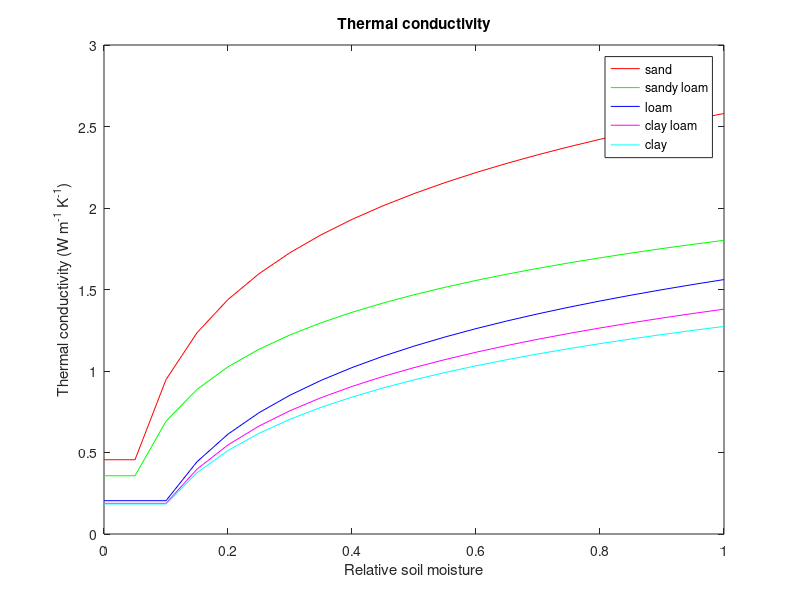
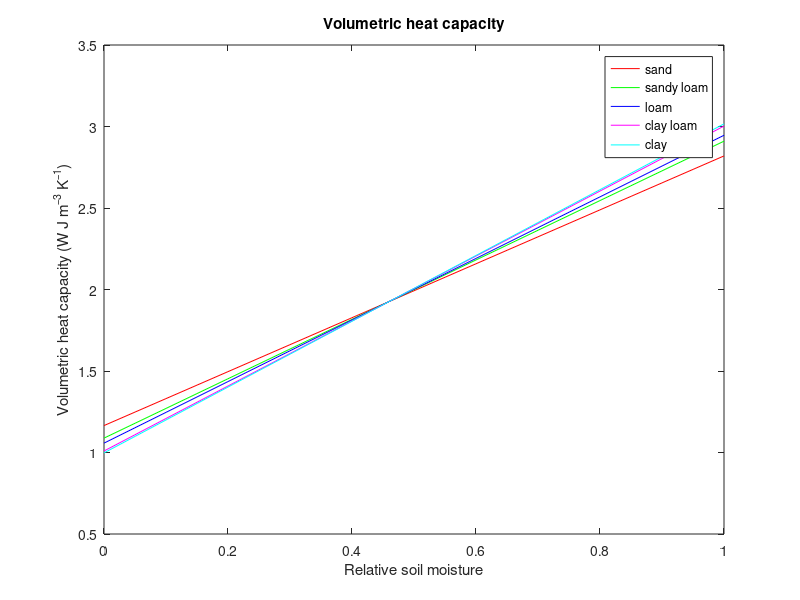

Here is the MATLAB script that generated these plots, in order:
% Supplemental program 5.1

% ----------------------------------------
% Calculate and graph thermal conductivity
% ----------------------------------------

cwat = 4188;               % Specific heat of water (J/kg/K)
cice = 2117.27;            % Specific heat ice (J/kg/K)

rho_wat = 1000;            % Density of water (kg/m3)
rho_ice = 917;             % Density of ice (kg/m3)

cvwat = cwat * rho_wat;    % Heat capacity of water (J/m3/K)
cvice = cice * rho_ice;    % Heat capacity of ice (J/m3/K)
cvsol = 1.926e06;          % Heat capacity of soil solids (J/m3/K)

tkwat = 0.57;              % Thermal conductivity of water (W/m/K)
tkice = 2.29;              % Thermal conductivity of ice (W/m/K)
tk_quartz = 7.7;           % Thermal conductivity of quartz (W/m/K)

% Soil texture classes (Cosby et al. 1984. Water Resources Research 20:682-690)
%  1: sand
%  2: loamy sand
%  3: sandy loam
%  4: silty loam
%  5: loam
%  6: sandy clay loam
%  7  silty clay loam
%  8: clay loam
%  9: sandy clay
% 10: silty clay
% 11: clay

silt = [ 5, 12, 32, 70, 39, 15, 56, 34,  6, 47, 20];       % Percent silt
sand = [92, 82, 58, 17, 43, 58, 10, 32, 52,  6, 22];       % Percent sand
clay = [ 3,  6, 10, 13, 18, 27, 34, 34, 42, 47, 58];       % Percent clay

% Volumetric soil water content at saturation (porosity)
% (Clapp and Hornberger. 1978. Water Resources Research 14:601-604)

watsat = [0.395, 0.410, 0.435, 0.485, 0.451, 0.420, 0.477, 0.476, 0.426, 0.492, 0.482];

% Define 5 soil types to process

soiltyp = [1, 3, 5, 8, 11];

% Set relative soil water content (s) from 0 to 1

inc = 0.05;                             % increment
n = (1 - 0) / inc + 1;                  % number of values
s = linspace(0,1,n);                    % n evenly spaced values between 0 and 1 (inclusive)

% Loop through each soil type

for i = 1:length(soiltyp)
   % Soil texture to process
   k = soiltyp(i);

   % Thermal conductivity and heat capacity for each soil moisture
   for j = 1:length(s)

      % Volumetric water content
      h2osoi = s(j) * watsat(k);

      % Dry thermal conductivity (W/m/K) from bulk density (kg/m3)
      bd = 2700 * (1 - watsat(k));
      tkdry = (0.135 * bd + 64.7) / (2700 - 0.947 * bd);

      % Soil solids thermal conducitivty (W/m/K) from quartz fraction
      % tko = thermal conductivity of other minerals (W/m/K)

      quartz = sand(k) / 100;
      if (quartz > 0.2)
         tko = 2.0;
      else
         tko = 3.0;
      end
      tksol = (tk_quartz^quartz) * (tko^(1-quartz));

      % Unfrozen and frozen saturated thermal conductivity (W/m/K)

      tksat_u = (tksol^(1-watsat(k))) * (tkwat^watsat(k));
      tksat_f = (tksol^(1-watsat(k))) * (tkice^watsat(k));

      % Unfrozen and frozen Kersten number

      if (sand(k) < 50)
         ke_u = log10(max(s(j),0.1)) + 1;
      else
         ke_u = 0.7 * log10(max(s(j),0.05)) + 1;
      end
      ke_f = s(j);

      % Unfrozen and frozen thermal conductivity (W/m/K)

      tku = (tksat_u - tkdry) * ke_u + tkdry;
      tkf = (tksat_f - tkdry) * ke_f + tkdry;

      % Unfrozen and frozen heat capacity (J/m3/K)

      cvu = (1 - watsat(k)) * cvsol + cvwat * h2osoi;
      cvf = (1 - watsat(k)) * cvsol + cvice * h2osoi;

      % Save values for each texture type

      if (i == 1)
         tk1(j) = tku;
         cv1(j) = cvu * 1e-06;
      elseif (i == 2)
         tk2(j) = tku;
         cv2(j) = cvu * 1e-06;
      elseif (i == 3)
         tk3(j) = tku;
         cv3(j) = cvu * 1e-06;
      elseif (i == 4)
         tk4(j) = tku;
         cv4(j) = cvu * 1e-06;
      elseif (i == 5)
         tk5(j) = tku;
         cv5(j) = cvu * 1e-06;
      end

   end      % end soil water loop j
end         % end soil type loop i

% Make graph

plot(s,tk1,'r-',s,tk2,'g-',s,tk3,'b-',s,tk4,'m-',s,tk5,'c-')
title('Thermal conductivity')
xlabel('Relative soil moisture')
ylabel('Thermal conductivity (W m^{-1} K^{-1})')
legend('sand','sandy loam','loam','clay loam','clay','Location','best')


figure
plot(s,cv1,'r-',s,cv2,'g-',s,cv3,'b-',s,cv4,'m-',s,cv5,'c-')
title('Volumetric heat capacity')
xlabel('Relative soil moisture')
ylabel('Volumetric heat capacity (W J m^{–3} K^{–1})')
legend('sand','sandy loam','loam','clay loam','clay','Location','best')

% Write formated output to text file: n rows x 6 columns
% column 1 = relative soil water (s)
% column 2 = thermal conductivity for soil 1 (W/m/K)
% column 3 = thermal conductivity for soil 2 (W/m/K)
% column 4 = thermal conductivity for soil 3 (W/m/K)
% column 5 = thermal conductivity for soil 4 (W/m/K)
% column 6 = thermal conductivity for soil 5 (W/m/K)
A = [s; tk1; tk2; tk3; tk4; tk5];
fileID = fopen('tk.txt','w');
fprintf(fileID,'%12s %12s %12s %12s %12s %12s\n','s','tex1','tex2','tex3','tex4','tex5');
fprintf(fileID,'%12.4f %12.4f %12.4f %12.4f %12.4f %12.4f\n', A);
fclose(fileID);

% Write formated output to text file: n rows x 6 columns
% column 1 = relative soil water (s)
% column 2 = heat capacity for soil 1 (MJ/m3/K)
% column 3 = heat capacity for soil 2 (MJ/m3/K)
% column 4 = heat capacity for soil 3 (MJ/m3/K)
% column 5 = heat capacity for soil 4 (MJ/m3/K)
% column 6 = heat capacity for soil 5 (MJ/m3/K)
B = [s; cv1; cv2; cv3; cv4; cv5];
fileID = fopen('cv.txt','w');
fprintf(fileID,'%12s %12s %12s %12s %12s %12s\n','s','tex1','tex2','tex3','tex4','tex5');
fprintf(fileID,'%12.4f %12.4f %12.4f %12.4f %12.4f %12.4f\n', B);
fclose(fileID);
